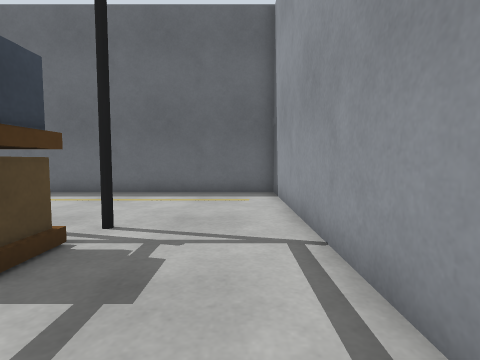
view 1 (above)

16 first-person views from a walk through a robot-simulator world made for Gazebo. The camera is 0.64 m above the floor, tilts 4° down and sees 80° across. The floor is counted in squares, 0.5 m on a side. Each view is taken from the middle of a square. On the plan, view 1 faces up. The plan holds only what a view shows up to about 13 squares ahead; the rest is blank.

view 2
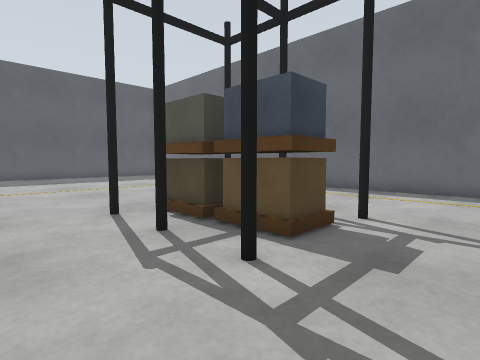

view 3
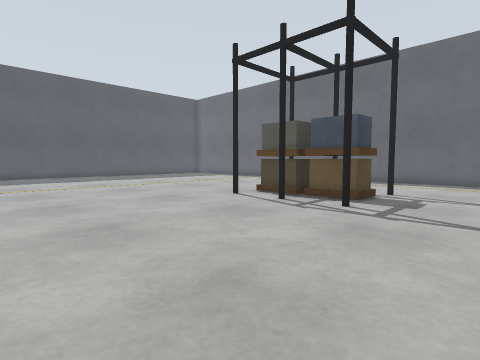

view 4
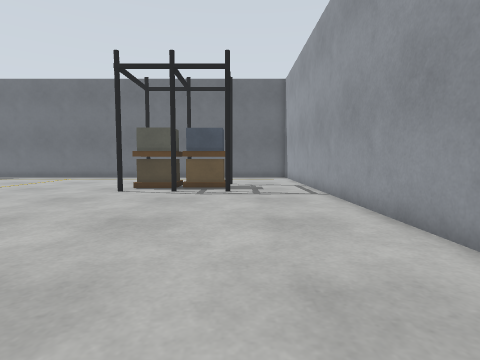

view 5
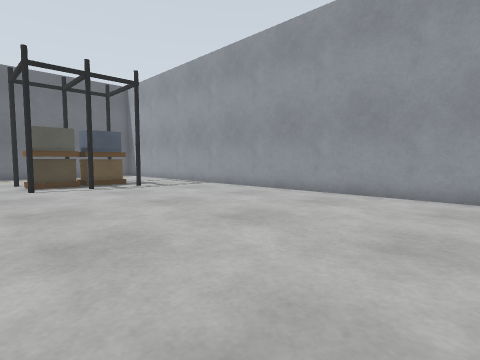

view 6
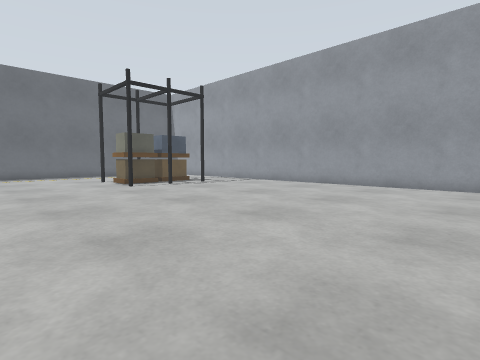

view 7
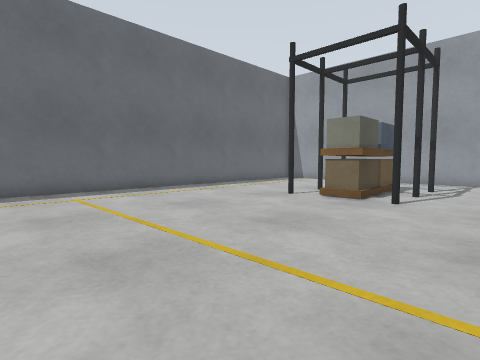

view 8
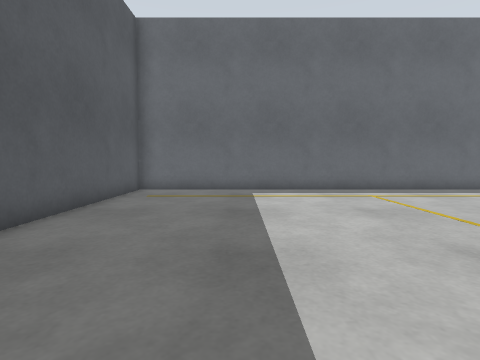

view 9
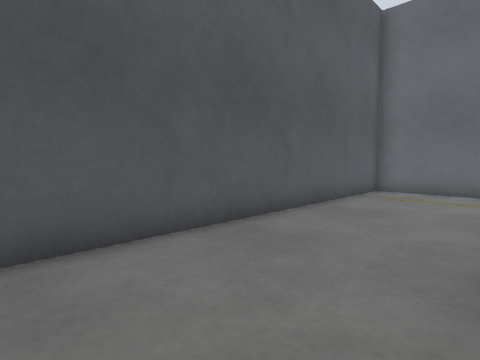

view 10
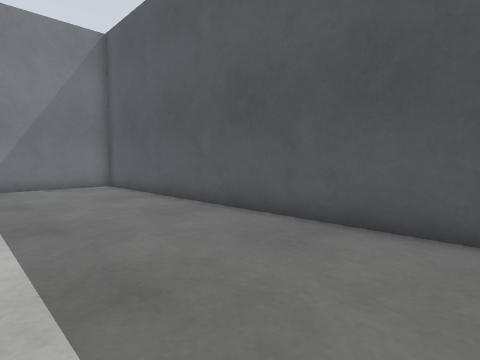

view 11
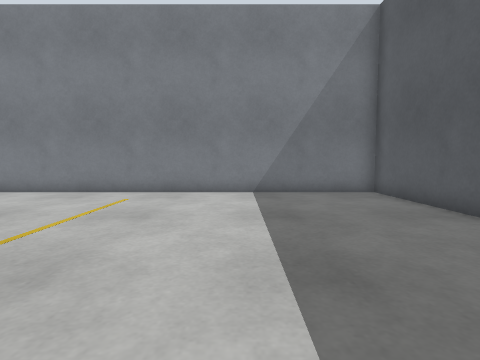

view 12
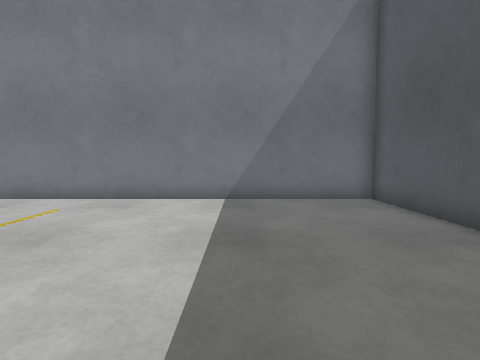

view 13
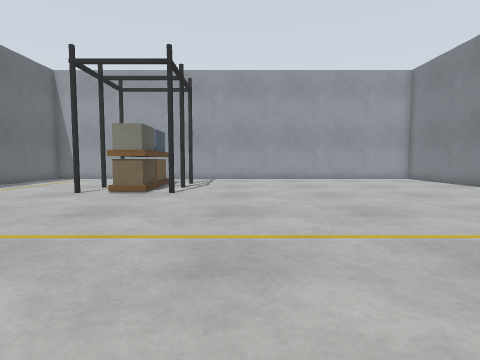

view 14
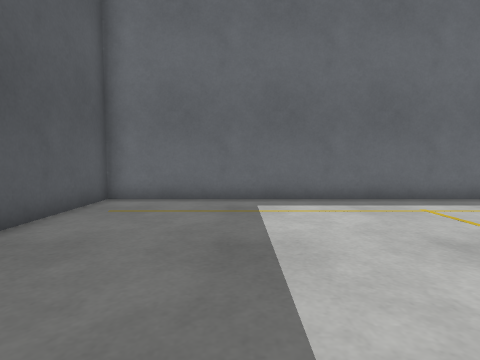

view 15
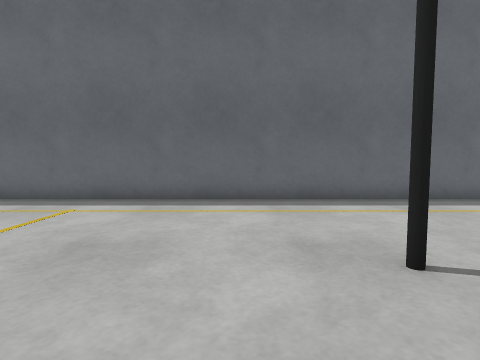

view 16
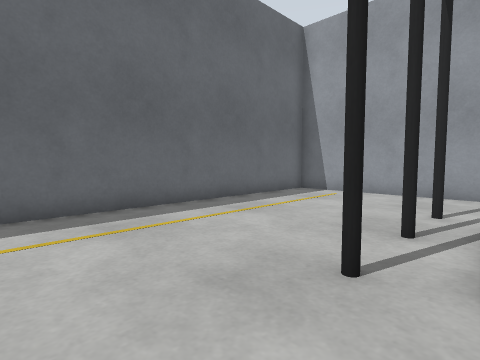

### Floor plan
Key: @ floor where view 1 was taken; # wall or solid block; . floor; R rack.
Columns run from 23 left of view 1 to 2 right of it. Each row starts with its distance up from view 1.
 12 ##########################
 11 #........................#
 10 #........................#
  9 #........................#
  8 #........................#
  7 #........................#
  6 #........................#
  5 #...............R.R......#
  4 #...............R RRR....#
  3 #...............RRRRR....#
  2 #...............R.R......#
  1 #........................#
  0 #......................@.#
 -1 #........................#
 -2 #........................#
 -3 #........................#
 -4 #........................#
 -5 #........................#
 -6 #........................#
 -7 #........................#
 -8 #........................#
 -9 #........................#
-10 #........................#
-11 #........................#
-12 #....................
-13 #################

Positions as (right, up) in squares from view 1, and headings:
1: (0, 0), facing up
2: (0, -1), facing up-left
3: (1, -6), facing up-left
4: (-2, -10), facing up
5: (-9, -12), facing up-right
6: (-13, -12), facing up-right
7: (-16, -1), facing up-right
8: (-18, -1), facing up
9: (-18, -1), facing up-left
10: (-17, 2), facing down-left
11: (-17, -1), facing down
12: (-18, -3), facing down
13: (-18, -1), facing right
14: (-18, 2), facing up
15: (-9, 2), facing up
16: (-10, 4), facing up-right
